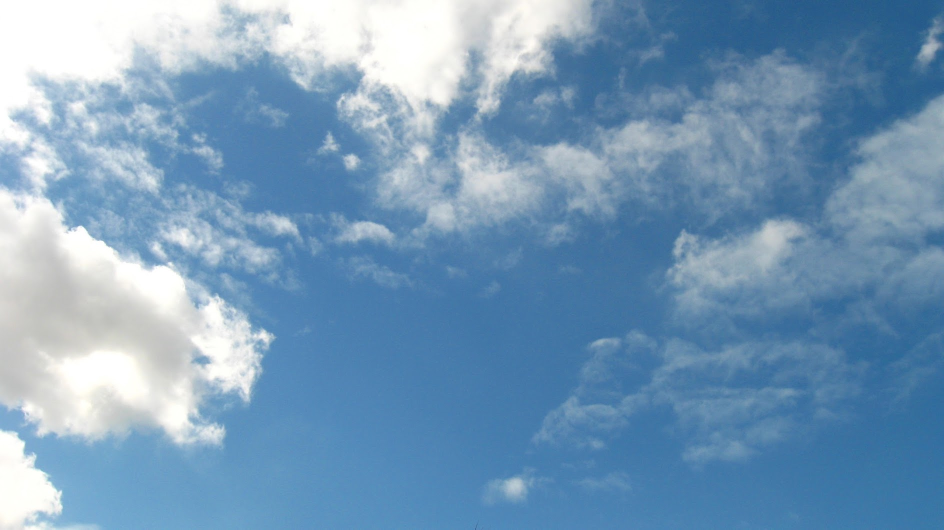
#> input picture assignment3/sky.jpg, 1887 x 1059 px (shown at 1/2 size)
$ jupyter execute --allow-errors ImageGeneration.ipynb   (shell and % lines are left out)   (Python 2 division)   (older library calls are emulated)
#> lines starting #> are read from the running program, lines starting #| are printed output that depends on the picture
### assignment3/cs231n/data_utils.py
import cPickle as pickle
import numpy as np
import os
from scipy.misc import imread

# [66 lines left out: functions load_CIFAR_batch, load_CIFAR10, get_CIFAR10_data, not called in this run]


def load_tiny_imagenet(path, dtype=np.float32, subtract_mean=True):
  """
  Load TinyImageNet. Each of TinyImageNet-100-A, TinyImageNet-100-B, and
  TinyImageNet-200 have the same directory structure, so this can be used
  to load any of them.

  Inputs:
  - path: String giving path to the directory to load.
  - dtype: numpy datatype used to load the data.
  - subtract_mean: Whether to subtract the mean training image.

  Returns: A dictionary with the following entries:
  - class_names: A list where class_names[i] is a list of strings giving the
    WordNet names for class i in the loaded dataset.
  - X_train: (N_tr, 3, 64, 64) array of training images
  - y_train: (N_tr,) array of training labels
  - X_val: (N_val, 3, 64, 64) array of validation images
  - y_val: (N_val,) array of validation labels
  - X_test: (N_test, 3, 64, 64) array of testing images.
  - y_test: (N_test,) array of test labels; if test labels are not available
    (such as in student code) then y_test will be None.
  - mean_image: (3, 64, 64) array giving mean training image
  """
  # First load wnids
  with open(os.path.join(path, 'wnids.txt'), 'r') as f:
    wnids = [x.strip() for x in f]

  # Map wnids to integer labels
  wnid_to_label = {wnid: i for i, wnid in enumerate(wnids)}

  # Use words.txt to get names for each class
  with open(os.path.join(path, 'words.txt'), 'r') as f:
    wnid_to_words = dict(line.split('\t') for line in f)
    for wnid, words in wnid_to_words.iteritems():
      wnid_to_words[wnid] = [w.strip() for w in words.split(',')]
  class_names = [wnid_to_words[wnid] for wnid in wnids]

  # Next load training data.
  X_train = []
  y_train = []
  for i, wnid in enumerate(wnids):
    if (i + 1) % 20 == 0:
      print 'loading training data for synset %d / %d' % (i + 1, len(wnids))
    # To figure out the filenames we need to open the boxes file
    boxes_file = os.path.join(path, 'train', wnid, '%s_boxes.txt' % wnid)
    with open(boxes_file, 'r') as f:
      filenames = [x.split('\t')[0] for x in f]
    num_images = len(filenames)

    X_train_block = np.zeros((num_images, 3, 64, 64), dtype=dtype)
    y_train_block = wnid_to_label[wnid] * np.ones(num_images, dtype=np.int64)
    for j, img_file in enumerate(filenames):
      img_file = os.path.join(path, 'train', wnid, 'images', img_file)
      img = imread(img_file)
      if img.ndim == 2:
        ## grayscale file
        img.shape = (64, 64, 1)
      X_train_block[j] = img.transpose(2, 0, 1)
    X_train.append(X_train_block)
    y_train.append(y_train_block)

  # We need to concatenate all training data
  X_train = np.concatenate(X_train, axis=0)
  y_train = np.concatenate(y_train, axis=0)

  # Next load validation data
  with open(os.path.join(path, 'val', 'val_annotations.txt'), 'r') as f:
    img_files = []
    val_wnids = []
    for line in f:
      img_file, wnid = line.split('\t')[:2]
      img_files.append(img_file)
      val_wnids.append(wnid)
    num_val = len(img_files)
    y_val = np.array([wnid_to_label[wnid] for wnid in val_wnids])
    X_val = np.zeros((num_val, 3, 64, 64), dtype=dtype)
    for i, img_file in enumerate(img_files):
      img_file = os.path.join(path, 'val', 'images', img_file)
      img = imread(img_file)
      if img.ndim == 2:
        img.shape = (64, 64, 1)
      X_val[i] = img.transpose(2, 0, 1)

  # Next load test images
  # Students won't have test labels, so we need to iterate over files in the
  # images directory.
  img_files = os.listdir(os.path.join(path, 'test', 'images'))
  X_test = np.zeros((len(img_files), 3, 64, 64), dtype=dtype)
  for i, img_file in enumerate(img_files):
    img_file = os.path.join(path, 'test', 'images', img_file)
    img = imread(img_file)
    if img.ndim == 2:
      img.shape = (64, 64, 1)
    X_test[i] = img.transpose(2, 0, 1)

  y_test = None
  y_test_file = os.path.join(path, 'test', 'test_annotations.txt')
  if os.path.isfile(y_test_file):
    with open(y_test_file, 'r') as f:
      img_file_to_wnid = {}
      for line in f:
        line = line.split('\t')
        img_file_to_wnid[line[0]] = line[1]
    y_test = [wnid_to_label[img_file_to_wnid[img_file]] for img_file in img_files]
    y_test = np.array(y_test)

  mean_image = X_train.mean(axis=0)
  if subtract_mean:
    X_train -= mean_image[None]
    X_val -= mean_image[None]
    X_test -= mean_image[None]

  return {
    'class_names': class_names,
    'X_train': X_train,
    'y_train': y_train,
    'X_val': X_val,
    'y_val': y_val,
    'X_test': X_test,
    'y_test': y_test,
    'class_names': class_names,
    'mean_image': mean_image,
  }


# [21 lines left out: function load_models, not called in this run]

### assignment3/ImageGeneration.ipynb
# Image Generation
In this notebook we will continue our exploration of image gradients using the deep model that was pretrained on TinyImageNet. We will explore various ways of using these image gradients to generate images. We will implement class visualizations, feature inversion, and DeepDream.

[cell 1]
# As usual, a bit of setup

import time, os, json
import numpy as np
from scipy.misc import imread, imresize
import matplotlib.pyplot as plt

from cs231n.classifiers.pretrained_cnn import PretrainedCNN
from cs231n.data_utils import load_tiny_imagenet
from cs231n.image_utils import blur_image, deprocess_image, preprocess_image

plt.rcParams['figure.figsize'] = (10.0, 8.0) # set default size of plots
plt.rcParams['image.interpolation'] = 'nearest'
plt.rcParams['image.cmap'] = 'gray'

# for auto-reloading external modules
# see http://stackoverflow.com/questions/1907993/autoreload-of-modules-in-ipython

# TinyImageNet and pretrained model
As in the previous notebook, load the TinyImageNet dataset and the pretrained model.

#> (a cell that did not finish here is left out)

 # Class visualization
By starting with a random noise image and performing gradient ascent on a target class, we can generate an image that the network will recognize as the target class. This idea was first presented in [1]; [2] extended this idea by suggesting several regularization techniques that can improve the quality of the generated image.

Concretely, let $I$ be an image and let $y$ be a target class. Let $s_y(I)$ be the score that a convolutional network assigns to the image $I$ for class $y$; note that these are raw unnormalized scores, not class probabilities. We wish to generate an image $I^*$ that achieves a high score for the class $y$ by solving the problem

$$
I^* = \arg\max_I s_y(I) + R(I)
$$

where $R$ is a (possibly implicit) regularizer. We can solve this optimization problem using gradient descent, computing gradients with respect to the generated image. We will use (explicit) L2 regularization of the form

$$
R(I) + \lambda \|I\|_2^2
$$

and implicit regularization as suggested by [2] by peridically blurring the generated image. We can solve this problem using gradient ascent on the generated image.

In the cell below, complete the implementation of the `create_class_visualization` function.

[1] Karen Simonyan, Andrea Vedaldi, and Andrew Zisserman. "Deep Inside Convolutional Networks: Visualising
Image Classification Models and Saliency Maps", ICLR Workshop 2014.

[2] Yosinski et al, "Understanding Neural Networks Through Deep Visualization", ICML 2015 Deep Learning Workshop

[cell 3]
# [65 lines left out: function create_class_visualization, not called in this run]

You can use the code above to generate some cool images! An example is shown below. Try to generate a cool-looking image. If you want you can try to implement the other regularization schemes from Yosinski et al, but it isn't required.

[cell 4]
target_y = 43 # Tarantula
#> (the rest of this cell did not finish here and is left out)

# Feature Inversion
In an attempt to understand the types of features that convolutional networks learn to recognize, a recent paper [1] attempts to reconstruct an image from its feature representation. We can easily implement this idea using image gradients from the pretrained network.

Concretely, given a image $I$, let $\phi_\ell(I)$ be the activations at layer $\ell$ of the convolutional network $\phi$. We wish to find an image $I^*$ with a similar feature representation as $I$ at layer $\ell$ of the network $\phi$ by solving the optimization problem

$$
I^* = \arg\min_{I'} \|\phi_\ell(I) - \phi_\ell(I')\|_2^2 + R(I')
$$

where $\|\cdot\|_2^2$ is the squared Euclidean norm. As above, $R$ is a (possibly implicit) regularizer. We can solve this optimization problem using gradient descent, computing gradients with respect to the generated image. We will use (explicit) L2 regularization of the form

$$
R(I') + \lambda \|I'\|_2^2
$$

together with implicit regularization by periodically blurring the image, as recommended by [2].

Implement this method in the function below.

[1] Aravindh Mahendran, Andrea Vedaldi, "Understanding Deep Image Representations by Inverting them", CVPR 2015

[2] Yosinski et al, "Understanding Neural Networks Through Deep Visualization", ICML 2015 Deep Learning Workshop

[cell 5]
# [60 lines left out: function invert_features, not called in this run]

### Shallow feature reconstruction
After implementing the feature inversion above, run the following cell to try and reconstruct features from the fourth convolutional layer of the pretrained model. You should be able to reconstruct the features using the provided optimization parameters.

[cell 6]
filename = 'sky.jpg'
layer = 3 # layers start from 0 so these are features after 4 convolutions
img = imresize(imread(filename), (64, 64))
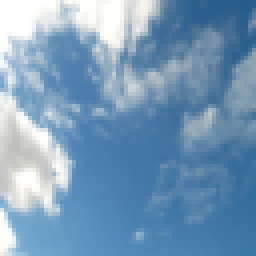
#> img: shape (64, 64, 3) (shown 4 times larger); mean R, G, B 119.1, 154.5, 184.6

plt.imshow(img)
plt.gcf().set_size_inches(3, 3)
plt.title('Original image')
plt.axis('off')
plt.show()

# Preprocess the image before passing it to the network:
# subtract the mean, add a dimension, etc
#> (the rest of this cell did not finish here and is left out)

### Deep feature reconstruction
Reconstructing images using features from deeper layers of the network tends to give interesting results. In the cell below, try to reconstruct the best image you can by inverting the features after 7 layers of convolutions. You will need to play with the hyperparameters to try and get a good result.

HINT: If you read the paper by Mahendran and Vedaldi, you'll see that reconstructions from deep features tend not to look much like the original image, so you shouldn't expect the results to look like the reconstruction above. You should be able to get an image that shows some discernable structure within 1000 iterations.

[cell 7]
filename = 'kitten.jpg'
layer = 6 # layers start from 0 so these are features after 7 convolutions
img = imresize(imread(filename), (64, 64))
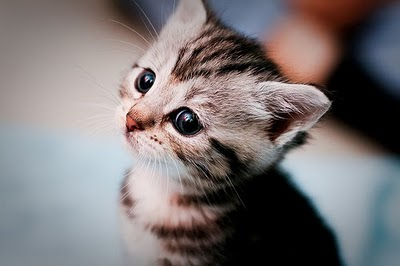
#> input picture assignment3/kitten.jpg, 400 x 266 px
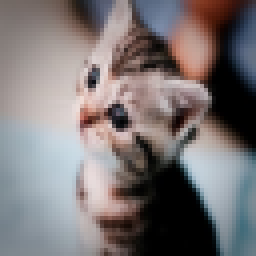
#> img: shape (64, 64, 3) (shown 4 times larger); mean R, G, B 122.7, 116.6, 117.5

plt.imshow(img)
plt.gcf().set_size_inches(3, 3)
plt.title('Original image')
plt.axis('off')
plt.show()

# Preprocess the image before passing it to the network:
# subtract the mean, add a dimension, etc
#> (the rest of this cell did not finish here and is left out)

# DeepDream
In the summer of 2015, Google released a [blog post](http://googleresearch.blogspot.com/2015/06/inceptionism-going-deeper-into-neural.html) describing a new method of generating images from neural networks, and they later [released code](https://github.com/google/deepdream) to generate these images.

The idea is very simple. We pick some layer from the network, pass the starting image through the network to extract features at the chosen layer, set the gradient at that layer equal to the activations themselves, and then backpropagate to the image. This has the effect of modifying the image to amplify the activations at the chosen layer of the network.

For DeepDream we usually extract features from one of the convolutional layers, allowing us to generate images of any resolution.

We can implement this idea using our pretrained network. The results probably won't look as good as Google's since their network is much bigger, but we should still be able to generate some interesting images.

[cell 8]
# [59 lines left out: function deepdream, not called in this run]

# Generate some images!
Try and generate a cool-looking DeepDeam image using the pretrained network. You can try using different layers, or starting from different images. You can reduce the image size if it runs too slowly on your machine, or increase the image size if you are feeling ambitious.

[cell 9]
def read_image(filename, max_size):
  """
  Read an image from disk and resize it so its larger side is max_size
  """
#> called with filename = 'sky.jpg', max_size = 256
  img = imread(filename)
#> img is the input picture: shape (1059, 1887, 3); mean R, G, B 119.1, 154.6, 184.6
  H, W, _ = img.shape
#> H = 1059; W = 1887
  if H >= W:
    img = imresize(img, (max_size, int(W * float(max_size) / H)))
  elif H < W:
    img = imresize(img, (int(H * float(max_size) / W), max_size))
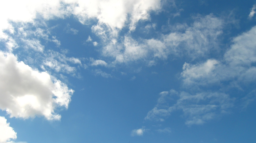
#> img: shape (143, 256, 3); mean R, G, B 119.1, 154.6, 184.6
  return img

filename = 'sky.jpg'
max_size = 256
img = read_image(filename, max_size)
plt.imshow(img)
plt.axis('off')

# Preprocess the image by converting to float, transposing,
# and performing mean subtraction.
#> (the rest of this cell did not finish here and is left out)
